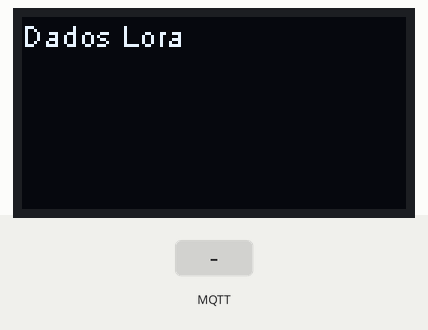
Bench run of a sketch on a simulated ESP32. Parts: 128×64 one-colour display. The inputs (shaded band) are chosen by the test bench. WiFi joins after 1.5 s; servers stay silent unless stated; no radio packets arrive unless stated; no MQTT or app messages arrive unless stated.

Above: at 11.4 s.
11.5 s: MQTT message "1" arrives on the first subscribed topic
At 12.2 s:
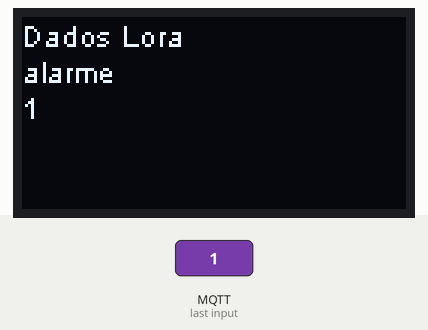
14.1 s: MQTT message "off" arrives on the first subscribed topic
At 14.9 s:
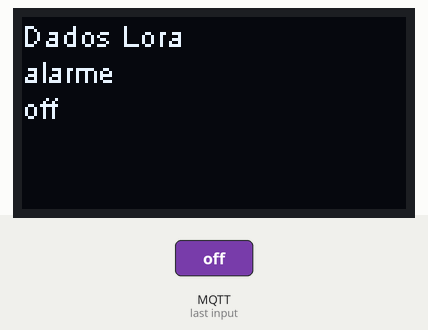
16.7 s: MQTT message "1" arrives on the second subscribed topic
At 17.5 s:
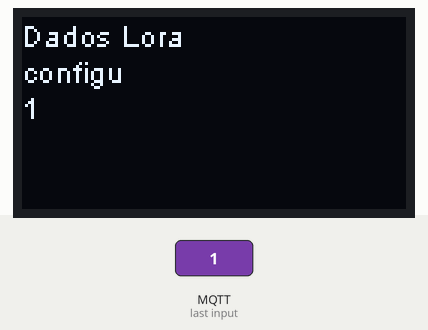
19.3 s: MQTT message "1" arrives on the third subscribed topic
At 20.1 s:
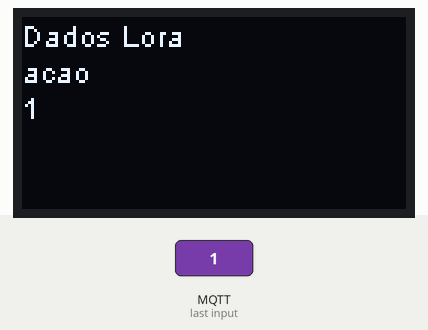
21.9 s: MQTT message "off" arrives on the third subscribed topic
At 22.2 s:
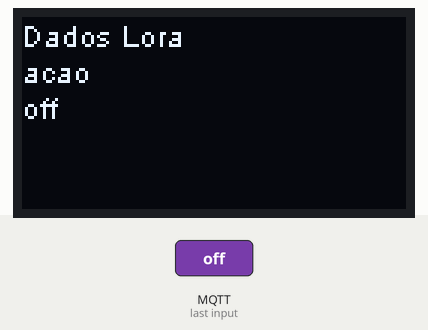
24.5 s: MQTT message "on" arrives on the first subscribed topic
At 25.3 s:
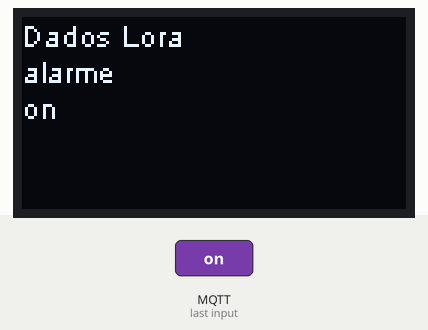
Timing chart, 0 to 27.5 s (numbered marks = the images above; inputs shaded):
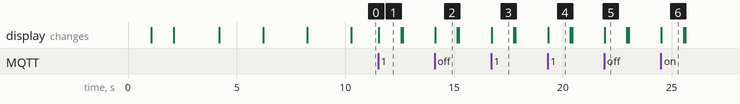

The sketch:

ponta_gateway.ino
```cpp
//includes de bibliotecas
#include <DHT.h>
#include <WiFi.h>
#include <PubSubClient.h>
#include "heltec.h"

//Configuração GPIO
#define MASTER
#define DHTPIN         13 //umidade_temperatura
#define fator_microseg 1000000
#define potencia_lora  20
#define BAND           915E6

#define INTERVALO 2000
long ultimo_envio = 0;

//basicas
int oled_x = 0;
int oled_y = 0;

//Wi-FI
const char * wifi_rede = "Vip Telecom - Bianor";
const char * wifi_senha = "35230045";

//LoRa
const String GETDATA = "getdata";
const String SETDATA = "setdata";
#define SCK 5
#define MISO 19
#define MOSI 27
#define SS 18
#define RST 14
#define DI00 26
#define DEVICELENGTH 5

//MQTT
const String  SEPARADOR     = ";";
const String  SEPARADOR_TOP = "!";
const char *  mqtt_servidor = "192.168.2.116";
const int     mqtt_porta    = 1883;
const int     mqtt_qos      = 2;
const char *  mqtt_usuario;
const char *  mqtt_senha;
WiFiClient    cliente_esp;
PubSubClient  mqtt_cliente(cliente_esp);
const String  mqtt_topico_config_esp = "configu";
const String  mqtt_topico_alarme     = "alarme";
const String  mqtt_topico_acao       = "acao";
const String  mqtt_sufixo            = "";

//Controle
String dispositivos[20][5];

void oled(boolean plimpa, String ptexto);
String float_para_string(float f1);
String int_para_string(int f1);
//void controla_dispositivos(String device);
void conecta_wifi();
void mqtt_inicializa(void);
void mqtt_recebe(char* topico, byte* payload, unsigned int length);
void mqtt_publica (String ptopico, String pmensagem);
void envia_lora (String pmensagem);
void recebe_lora ();

//=====================================================
//=================== PROCESSOS =======================
//=====================================================

void inicialilza_Lora() {
  SPI.begin(SCK, MISO, MOSI, SS);
  LoRa.setPins(SS, RST, DI00);

  if (!LoRa.begin(BAND, true)){
    oled(false, "Erro ao inicializar o LoRa");
    delay(2000);
  }
  else{
    LoRa.enableCrc();
    LoRa.receive();
  }
}

void oled(boolean plimpa, String ptexto){
  if (plimpa == true) {
    Heltec.display-> clear();
    Heltec.display->setFont(ArialMT_Plain_10);
    oled_x = 0;
    oled_y = 0;
  }

  Heltec.display->drawString(oled_x, oled_y, String(ptexto));
  Heltec.display->display();
  oled_y = oled_y + 12;
}

String float_para_string(float f1) {
  char numero[25] = {0};
  sprintf(numero, "%.2f", f1);
  String retorno = "";
  for (int i = 0; i < 25; i++){
    retorno += numero[i];
  }
  return retorno;
}

String int_para_string(int f1) {
  char numero[25] = {0};
  sprintf(numero, "%d", f1);
  String retorno = "";
  for (int i = 0; i < 25; i++){
    retorno += numero[i];
  }
  return retorno;
}

/*void controla_dispositivos(String device){
  boolean existe = false;
  int vazio = 0;

  String disp[5];
  for (int i = 0; i<5; i++){
    disp = disp+device[i];
  }

  for (int i = 0; i < 20; i++){
    if (dispositivos[i] == disp){
      existe = true;
    }
    if (dispositivos[i] == "" && vazio == 0){
      int vazio = i;
    }
  }

  if (existe == false){
    mqtt_inscreve(device + SEPARADOR + "alarme" );
    mqtt_inscreve(device + SEPARADOR + "configu");
    dispositivos[vazio] = device;
  }
}*/

void conecta_wifi()
{
  WiFi.begin(wifi_rede, wifi_senha);
  int count = 1;
  String str = "";

  while (WiFi.status() != WL_CONNECTED && count < 15) {
    str = "Conectando ao Wifi..(" + int_para_string(count) + ")";
    oled(true, str);
    delay (1000);
    count++;
  }

  if (WiFi.status() == WL_CONNECTED) {
    oled(false, "Conectado a rede Wifi!");
  }
  else {
    oled(false, "Nao e possivel conectar!");
  }
  delay(2000);
}

void mqtt_inicializa()
{
    mqtt_cliente.setServer(mqtt_servidor, mqtt_porta);
    /* Informa que todo dado que chegar do broker pelo tópico definido em MQTT_SUB_TOPIC
       Irá fazer a função mqtt_callback ser chamada (e essa, por sua vez, irá escrever
       os dados recebidos no Serial Monitor */
    mqtt_cliente.setCallback(mqtt_recebe);
    mqtt_inscreve(mqtt_topico_alarme);
    mqtt_inscreve(mqtt_topico_config_esp);
    mqtt_inscreve(mqtt_topico_acao);
}

void mqtt_recebe(char* ptopico, byte* payload, unsigned int length)
{
    String topico;
    String mensagem;
    char c;

    for(int i = 0; i < strlen(ptopico); i++)
    {
       c = (char)ptopico[i];
       topico += c;
    }
    /* Obtem a string do payload (dados) recebido */
    for(int i = 0; i < length; i++)
    {
       c = (char)payload[i];
       mensagem += c;
    }
    topico = topico.substring(mqtt_sufixo.length());
    oled(false, topico);
    oled(false, mensagem);
    delay(1000);

    if (topico == mqtt_topico_config_esp) {
      String device = mensagem.substring(0, DEVICELENGTH);
      String conf   = mensagem.substring(DEVICELENGTH);
      envia_lora(device + topico + conf);
    }else if (topico == mqtt_topico_alarme || topico == mqtt_topico_acao){
      envia_lora(topico+SEPARADOR_TOP+mensagem);
    }
}

void mqtt_inscreve (String ptopico){
  ptopico = mqtt_sufixo+ptopico;
  if (WiFi.status() != WL_CONNECTED) {
    conecta_wifi();
  }
  while (!mqtt_cliente.connected()) {
    if (mqtt_cliente.connect("tcfevlrESP32Client")) {
      oled(true, "Conectado ao Broker!");
    }
    else{
      oled(true, "Falha de conexão ao broker!");
    }
  }
  mqtt_cliente.subscribe(ptopico.c_str());
  oled(false, "Inscrito no tópico");
  oled(false, ptopico);
  delay(2000);
}

void mqtt_publica (String ptopico, String pmensagem) {
  ptopico = mqtt_sufixo+ptopico;
  if (WiFi.status() != WL_CONNECTED) {
    conecta_wifi();
  }
  while (!mqtt_cliente.connected()) {
    if (mqtt_cliente.connect("tcfevlrESP32Client", mqtt_usuario, mqtt_senha)) {
      oled(true, "Conectado ao Broker!");
    }
    else{
      oled(true, "Falha de conexão ao broker!");
    }

  }
  mqtt_cliente.publish(ptopico.c_str(), pmensagem.c_str(), mqtt_qos);
}

void envia_lora (String pmensagem){
  oled(false, "Enviando Lora");
  LoRa.beginPacket();
  LoRa.print(SETDATA + pmensagem);
  LoRa.endPacket();
  oled(false, "Mensagem enviada");
}


void recebe_lora (){
  int     tam_pacote = LoRa.parsePacket();
  String  mensagem = "";
  int     contador = 0;

  oled(true, "Dados Lora");
  if (tam_pacote > SETDATA.length()){
    while(LoRa.available()){
      mensagem += (char) LoRa.read();
    }


    int index = mensagem.indexOf(SETDATA);
    if (index >= 0){
      String dado_recebido = mensagem.substring(SETDATA.length());

      int index_msg = mensagem.indexOf(SEPARADOR_TOP);

      String device        = mensagem.substring(SETDATA.length()+1, mensagem.indexOf(SEPARADOR));
      String topico        = mensagem.substring(SETDATA.length()+1, index_msg);
      String valor         = mensagem.substring(index_msg+1);
      oled(false, topico);
      oled(false, valor);

      mqtt_publica (topico, valor);

      //controla_dispositivos(device);

    }
  }
}

void setup() {
  //dht.begin();

  Heltec.begin(true, false, true);
  Heltec.display->setContrast(1);
  inicialilza_Lora();
  /* inicializa temperaturas máxima e mínima com a leitura inicial do sensor */
  conecta_wifi();
  mqtt_inicializa();
  //temperatura_max = dht.readTemperature();
  //temperatura_min = temperatura_max;

}


/* * Programa principal */
void loop() {
  recebe_lora ();
  mqtt_cliente.loop();
  //esp_sleep_enable_timer_wakeup (fator_microseg * 20);
  //esp_deep_sleep_start();
}
```

Measured:
- after the input at 11.5 s, the display: changes at once (image 1)
- after the input at 14.1 s, the display: changes at once (image 2)
- after the input at 16.7 s, the display: changes at once (image 3)
- after the input at 19.3 s, the display: changes at once (image 4)
- after the input at 21.9 s, the display: changes at once (image 5)
- after the input at 24.5 s, the display: changes at once (image 6)
- what the display in image 1 shows lasts 1.1 s, from 11.5 s to 12.6 s
